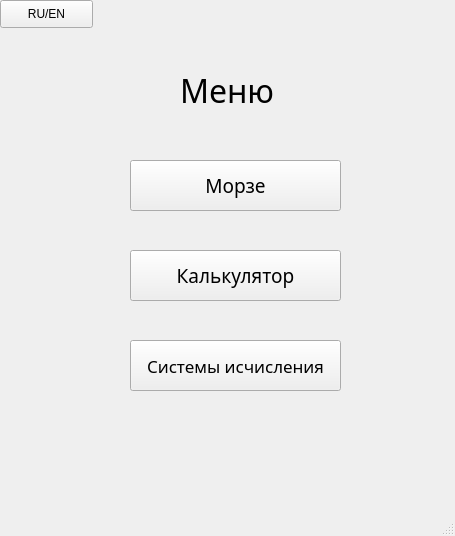
<?xml version="1.0" encoding="UTF-8"?>
<ui version="4.0">
 <class>MainWindow</class>
 <widget class="QMainWindow" name="MainWindow">
  <property name="geometry">
   <rect>
    <x>0</x>
    <y>0</y>
    <width>455</width>
    <height>536</height>
   </rect>
  </property>
  <property name="windowTitle">
   <string>MainWindow</string>
  </property>
  <widget class="QWidget" name="centralwidget">
   <widget class="QLabel" name="label">
    <property name="geometry">
     <rect>
      <x>180</x>
      <y>60</y>
      <width>111</width>
      <height>61</height>
     </rect>
    </property>
    <property name="font">
     <font>
      <family>Yandex-UI-Icons-Private</family>
      <pointsize>24</pointsize>
      <weight>50</weight>
      <bold>false</bold>
     </font>
    </property>
    <property name="text">
     <string>Меню</string>
    </property>
   </widget>
   <widget class="QPushButton" name="btn_morze">
    <property name="geometry">
     <rect>
      <x>130</x>
      <y>160</y>
      <width>211</width>
      <height>51</height>
     </rect>
    </property>
    <property name="font">
     <font>
      <family>Yu Gothic UI Semilight</family>
      <pointsize>14</pointsize>
     </font>
    </property>
    <property name="text">
     <string>Морзе</string>
    </property>
   </widget>
   <widget class="QPushButton" name="btn_calc">
    <property name="geometry">
     <rect>
      <x>130</x>
      <y>250</y>
      <width>211</width>
      <height>51</height>
     </rect>
    </property>
    <property name="font">
     <font>
      <family>Yu Gothic UI Semilight</family>
      <pointsize>14</pointsize>
      <weight>50</weight>
      <bold>false</bold>
     </font>
    </property>
    <property name="text">
     <string>Калькулятор</string>
    </property>
   </widget>
   <widget class="QPushButton" name="btn_system">
    <property name="geometry">
     <rect>
      <x>130</x>
      <y>340</y>
      <width>211</width>
      <height>51</height>
     </rect>
    </property>
    <property name="font">
     <font>
      <family>Yu Gothic UI Semilight</family>
      <pointsize>13</pointsize>
     </font>
    </property>
    <property name="text">
     <string>Системы исчисления</string>
    </property>
   </widget>
   <widget class="QPushButton" name="ruen">
    <property name="geometry">
     <rect>
      <x>0</x>
      <y>0</y>
      <width>93</width>
      <height>28</height>
     </rect>
    </property>
    <property name="text">
     <string>RU/EN</string>
    </property>
   </widget>
  </widget>
  <widget class="QMenuBar" name="menubar">
   <property name="geometry">
    <rect>
     <x>0</x>
     <y>0</y>
     <width>455</width>
     <height>26</height>
    </rect>
   </property>
  </widget>
  <widget class="QStatusBar" name="statusbar"/>
 </widget>
 <resources/>
 <connections/>
</ui>
